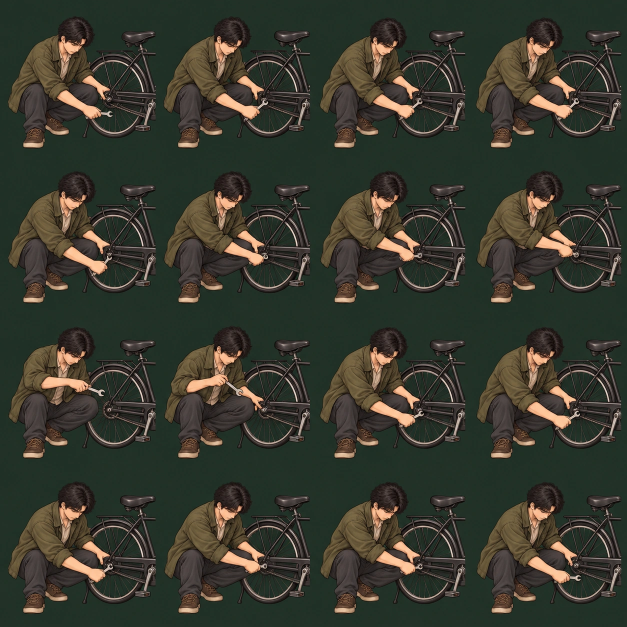
#> input picture motion-sources/v036/bike-repair.webp, 1254 x 1254 px (shown at 1/2 size)
$ python -i build-keyframe-motion.py   (imports and definitions only)
#> lines starting #> are read from the running program, lines starting #| are printed output that depends on the picture; after the words box and inside, x2 and y2 are one past the last pixel; in counts of white or black regions, pixels touching at a corner belong together
"""Build motion atlases from sixteen individually authored chronological key poses."""
from pathlib import Path
import json,sys
import cv2,numpy as np
from PIL import Image
ROOT=Path(__file__).resolve().parents[1]; SOURCES=ROOT/'motion-sources/v036'; OUT=ROOT/'assets'; BG=(33,48,39); CELL=192; SIZE=256; STEPS=6

def extract(path):
#> called with path = '../motion-sources/v036/bike-repair.webp'
    board=Image.open(path).convert('RGB');frames=[];masks=[]
#> in extract, board is the input picture: PIL image 1254x1254 RGB; mean R, G, B 56, 57.8, 46.6
    for i in range(16):
        x=i%4;y=i//4;f=board.crop((round(x*board.width/4),round(y*board.height/4),round((x+1)*board.width/4),round((y+1)*board.height/4))).resize((SIZE,SIZE),Image.Resampling.LANCZOS)
        rgb=np.array(f);hsv=cv2.cvtColor(rgb,cv2.COLOR_RGB2HSV)
        candidate=((hsv[:,:,0]>=45)&(hsv[:,:,0]<=98)&(hsv[:,:,1]>35)&(hsv[:,:,2]<115)).astype(np.uint8)
        _,labels=cv2.connectedComponents(candidate,connectivity=8)
        ids=np.unique(np.concatenate([labels[0],labels[-1],labels[:,0],labels[:,-1]]));ids=ids[ids!=0]
        mask=(~np.isin(labels,ids)).astype(np.uint8);mask[:2]=mask[-2:]=0;mask[:,:2]=mask[:,-2:]=0
        frames.append(rgb);masks.append(mask)
#> this loop made 16 passes
#> pass 1, in extract, `candidate=((hsv[:,:,0]>=45)&(hsv[:,:,0]<=98)&(hsv[:,:,1]>35)&(hsv[:,:,..`:
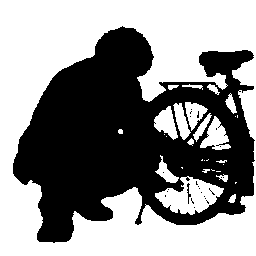
#> candidate: shape (256, 256); values 0 (black) and 1 (white), 54.7% white; 24 black regions (22 under 20 px), largest, box (x1, y1, x2, y2) and area: (13, 26, 255, 243) 29568, (187, 183, 191, 204) 34
#> pass 1, in extract, `_,labels=cv2.connectedComponents(candidate,connectivity=8)`:
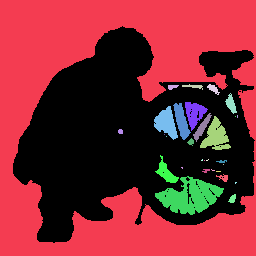
#> labels: shape (256, 256) int32; 31 distinct labels, from 0 to 30; one colour per label, 0 black
#> after the loop:
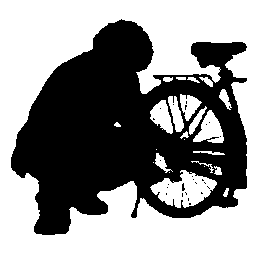
#> candidate: shape (256, 256); values 0 (black) and 1 (white), 55.4% white; 25 black regions (24 under 20 px), largest, box (x1, y1, x2, y2) and area: (11, 19, 247, 235) 29164
#> after the loop:
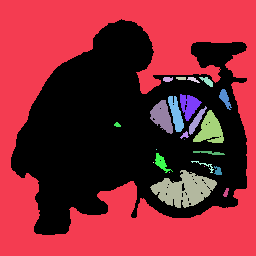
#> labels: shape (256, 256) int32; 25 distinct labels, from 0 to 24; one colour per label, 0 black
#> after the loop: mask: shape (256, 256); values 0 (black) and 1 (white), 50.7% white; 1 black region, box (x1, y1, x2, y2) and area: (0, 0, 256, 256) 32333
#> after the loop:
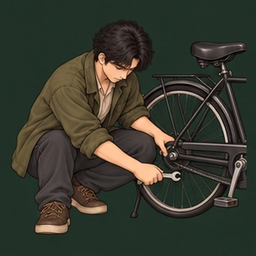
#> rgb: shape (256, 256, 3); mean R, G, B 56.5, 58.4, 47
#> after the loop, frames = 16 items; masks = 16 items
    anchors=[]
    for mask in masks:
        yy,xx=np.where((mask>0)&(np.arange(SIZE)[:,None]>SIZE*.76));anchors.append(((np.quantile(xx,.03)+np.quantile(xx,.97))/2,np.quantile(yy,.995)))
#> after the loop, anchors = [(138.5, 241), (134.6, 241), (134, 241), (133, 241), (138.2, 238), (134.5, 238), (134, 238), (133, 238), (138, 236), (134.5, 236), (133.5, 236), (132.5, 236), (138, 233), (134, 233), (133, 233), (133, 233)]
    target=np.median(anchors,axis=0);fixed=[]
#> after `target = np.median(anchors, axis=0)`: target = [134, 237]
    for rgb,mask,(x,y) in zip(frames,masks,anchors):
        m=np.float32([[1,0,np.clip(target[0]-x,-12,12)],[0,1,np.clip(target[1]-y,-12,12)]])
        a=cv2.GaussianBlur(mask.astype(np.float32),(3,3),.45)
        rgb=rgb*a[:,:,None]+np.array(BG)*(1-a[:,:,None]);rgb=cv2.warpAffine(rgb.astype(np.uint8),m,(SIZE,SIZE),flags=cv2.INTER_LINEAR,borderMode=cv2.BORDER_CONSTANT,borderValue=BG)
        fixed.append(cv2.cvtColor(rgb,cv2.COLOR_RGB2BGR))
#> this loop made 16 passes
#> (x, y, m) on passes 1 to 12: (138.5, 241, [[1, 0, -4.49], [0, 1, -4]]), (134.6, 241, [[1, 0, -0.595], [0, 1, -4]]), (134, 241, [[1, 0, 0.005], [0, 1, -4]]), (133, 241, [[1, 0, 1], [0, 1, -4]]), (138.2, 238, [[1, 0, -4.17], [0, 1, -1]]), (134.5, 238, [[1, 0, -0.495], [0, 1, -1]]), (134, 238, [[1, 0, 0.005], [0, 1, -1]]), (133, 238, [[1, 0, 1], [0, 1, -1]]), (138, 236, [[1, 0, -3.99], [0, 1, 1]]), (134.5, 236, [[1, 0, -0.495], [0, 1, 1]]), (133.5, 236, [[1, 0, 0.505], [0, 1, 1]]), (132.5, 236, [[1, 0, 1.5], [0, 1, 1]])
#> pass 1, in extract, `rgb = cv2.warpAffine(rgb.astype(np.uint8), m, (SIZE, SIZE), flags=cv2.`:
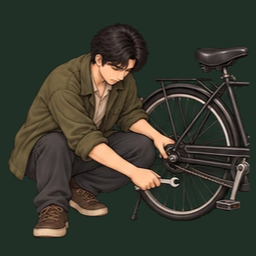
#> rgb: shape (256, 256, 3); mean R, G, B 57, 58.3, 47.6
#> pass 2, in extract, `a=cv2.GaussianBlur(mask.astype(np.float32),(3,3),.45)`:
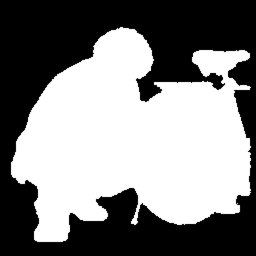
#> a: shape (256, 256) float32; min 0, max 1, mean 0.511
#> after the loop, fixed = 16 items
    return fixed

def build(path):
    kind=path.stem;frames=extract(path);h,w=frames[0].shape[:2];xx,yy=np.meshgrid(np.arange(w,dtype=np.float32),np.arange(h,dtype=np.float32));grid=np.dstack([xx,yy]);dis=cv2.DISOpticalFlow_create(cv2.DISOPTICAL_FLOW_PRESET_MEDIUM);dis.setFinestScale(0);result=[]
    for i,a in enumerate(frames):
        b=frames[(i+1)%16] if i<15 or kind in ['sleep','rest','observe','read','bike'] else frames[-1];ga=cv2.cvtColor(a,cv2.COLOR_BGR2GRAY);gb=cv2.cvtColor(b,cv2.COLOR_BGR2GRAY);forward=dis.calc(ga,gb,None);back=dis.calc(gb,ga,None)
        for j in range(STEPS):
            t=j/STEPS;ma=grid.copy();mb=grid.copy()
            for _ in range(4):
                ma=grid-t*cv2.remap(forward,ma[:,:,0],ma[:,:,1],cv2.INTER_LINEAR,borderMode=cv2.BORDER_REPLICATE)
                mb=grid-(1-t)*cv2.remap(back,mb[:,:,0],mb[:,:,1],cv2.INTER_LINEAR,borderMode=cv2.BORDER_REPLICATE)
            wa=cv2.remap(a,ma[:,:,0],ma[:,:,1],cv2.INTER_LINEAR,borderMode=cv2.BORDER_REPLICATE);wb=cv2.remap(b,mb[:,:,0],mb[:,:,1],cv2.INTER_LINEAR,borderMode=cv2.BORDER_REPLICATE)
            f=Image.fromarray(cv2.cvtColor(np.uint8(np.clip((1-t)*wa+t*wb,0,255)),cv2.COLOR_BGR2RGB)).resize((CELL,CELL),Image.Resampling.LANCZOS);result.append(f)
    atlas=Image.new('RGB',(8*CELL,12*CELL),BG)
    for i,f in enumerate(result):atlas.paste(f,((i%8)*CELL,(i//8)*CELL))
    p=OUT/f'actor-{kind}-atlas-v360.webp';temporary=p.with_suffix('.tmp.webp');atlas.save(temporary,quality=85,method=6);temporary.replace(p)
    # Preserve the authored source at high quality outside the deployable assets directory.
    source=SOURCES/(kind+'.webp');temporary=source.with_suffix('.tmp.webp');Image.open(path).convert('RGB').save(temporary,quality=95,method=6);temporary.replace(source)
    meta={'kind':kind,'keyframes':16,'frames':96,'cell':CELL,'columns':8,'frameMs':40,'cycleMs':3840,'loop':kind in ['sleep','rest','observe','read','bike'],'source':f'motion-sources/v036/{kind}.webp','atlas':str(p.relative_to(ROOT))}
    (SOURCES/(kind+'.json')).write_text(json.dumps(meta,ensure_ascii=False)+'\n')
    print(kind,'16 authored poses -> 96 playback frames',p.stat().st_size,flush=True)

# [4 lines not run here, left out]

>>> result = extract('../motion-sources/v036/bike-repair.webp')
#> result = 16 items

$ run again, on motion-sources/v036/care.webp
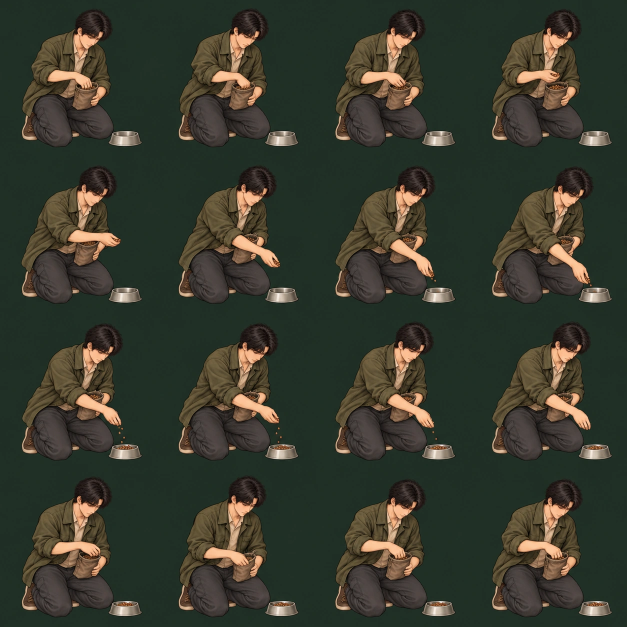
#> input picture motion-sources/v036/care.webp, 1254 x 1254 px (shown at 1/2 size)
#> in extract, board is the input picture: PIL image 1254x1254 RGB; mean R, G, B 55.6, 58.6, 46.1
#> the loop in extract, `for i in range(16):` made 16 passes
#> pass 1, in extract, `candidate=((hsv[:,:,0]>=45)&(hsv[:,:,0]<=98)&(hsv[:,:,1]>35)&(hsv[:,:,..`:
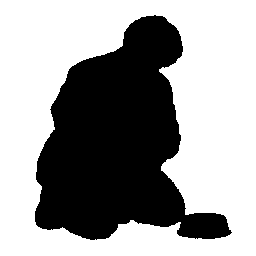
#> candidate: shape (256, 256); values 0 (black) and 1 (white), 61.7% white; 1 black region, box (x1, y1, x2, y2) and area: (35, 15, 232, 240) 25112
#> after the loop in extract, `for i in range(16):`: frames = 16 items
#> the loop in extract, `for mask in masks:` made 16 passes
#> after the loop in extract, `for mask in masks:`: anchors = [(130.5, 238), (130.5, 238), (131, 238), (130.5, 238), (130.5, 238), (130.5, 238), (131, 238), (131, 238), (130.5, 238), (130.5, 238), (131, 238), (130.5, 238), (130.5, 238), (130.5, 238), (131, 238), (130.5, 238)]
#> target = [130.5, 238]
#> the loop in extract, `for rgb,mask,(x,y) in zip(frames,masks,anchors):` made 16 passes
#> (x, m) on passes 1 to 8: (130.5, [[1, 0, 0], [0, 1, 0]]), (130.5, [[1, 0, 0], [0, 1, 0]]), (131, [[1, 0, -0.5], [0, 1, 0]]), (130.5, [[1, 0, 0], [0, 1, 0]]), (130.5, [[1, 0, 0], [0, 1, 0]]), (130.5, [[1, 0, 0], [0, 1, 0]]), (131, [[1, 0, -0.5], [0, 1, 0]]), (131, [[1, 0, -0.5], [0, 1, 0]])
#> pass 1, in extract, `a=cv2.GaussianBlur(mask.astype(np.float32),(3,3),.45)`:
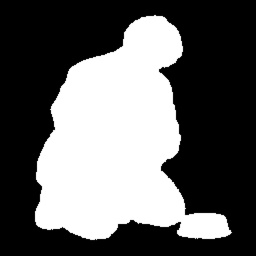
#> a: shape (256, 256) float32; min 0, max 1, mean 0.383
#> after the loop in extract, `for rgb,mask,(x,y) in zip(frames,masks,anchors):`: fixed = 16 items

$ run again, on motion-sources/v036/drawer.webp
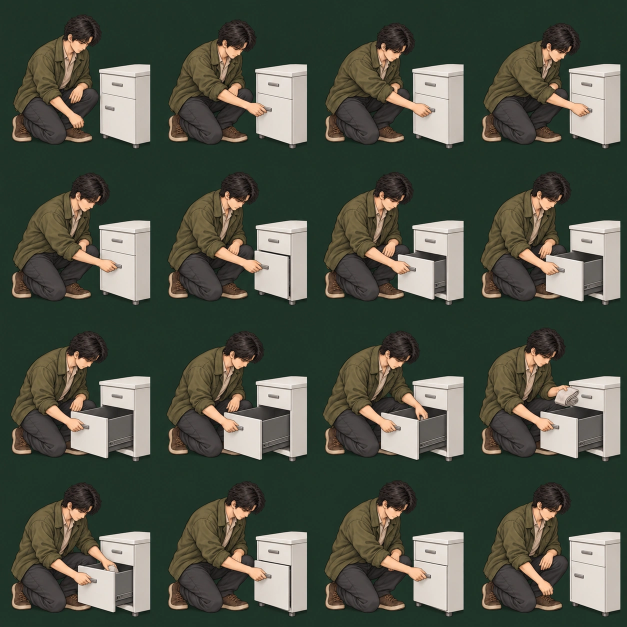
#> input picture motion-sources/v036/drawer.webp, 1254 x 1254 px (shown at 1/2 size)
#> in extract, board is the input picture: PIL image 1254x1254 RGB; mean R, G, B 78.8, 82.8, 70.3
#> after the loop in extract, `for i in range(16):`:
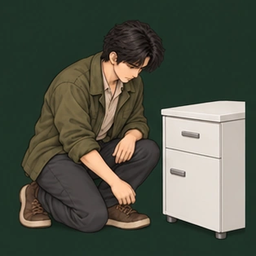
#> rgb: shape (256, 256, 3); mean R, G, B 79.2, 83.5, 71
#> after the loop in extract, `for i in range(16):`: frames = 16 items
#> the loop in extract, `for mask in masks:` made 16 passes
#> after the loop in extract, `for mask in masks:`: anchors = [(132.3, 238), (132.1, 238), (132.5, 238), (132, 238), (132, 238), (132, 238), (132.5, 237.1), (132, 237), (132, 237), (132.5, 238), (132.5, 238), (132, 237), (132, 235), (132, 235), (132.5, 235), (132, 235)]
#> target = [132, 237.6]
#> the loop in extract, `for rgb,mask,(x,y) in zip(frames,masks,anchors):` made 16 passes
#> (x, y, m) on passes 1 to 8: (132.3, 238, [[1, 0, -0.29], [0, 1, -0.447]]), (132.1, 238, [[1, 0, -0.11], [0, 1, -0.447]]), (132.5, 238, [[1, 0, -0.5], [0, 1, -0.447]]), (132, 238, [[1, 0, 0], [0, 1, -0.447]]), (132, 238, [[1, 0, 0], [0, 1, -0.447]]), (132, 238, [[1, 0, 0], [0, 1, -0.447]]), (132.5, 237.1, [[1, 0, -0.5], [0, 1, 0.447]]), (132, 237, [[1, 0, 0], [0, 1, 0.553]])
#> pass 2, in extract, `a=cv2.GaussianBlur(mask.astype(np.float32),(3,3),.45)`:
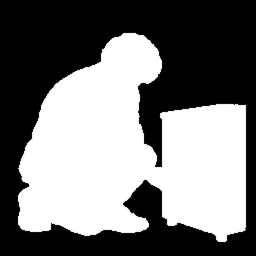
#> a: shape (256, 256) float32; min 0, max 1, mean 0.466
#> after the loop in extract, `for rgb,mask,(x,y) in zip(frames,masks,anchors):`: fixed = 16 items
